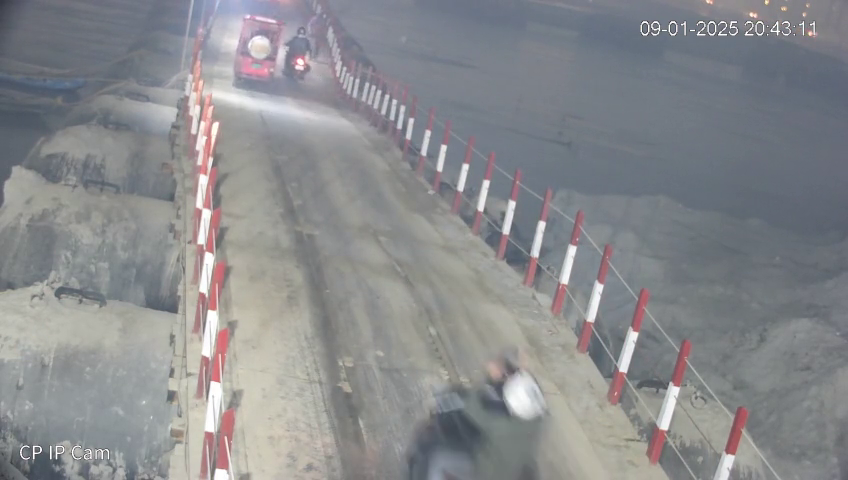
#> input picture frame 206 of media/vehant_hackathon_video_12.mp4, 848 x 480 px, given in place of vehant_hackathon_video_3.avi, which was not available
$ python main.py
#> lines starting #> are read from the running program, lines starting #| are printed output that depends on the picture; pictures that were not available may be replaced by others from this repository, and a replacement may not be noted
import cv2
import numpy as np
from pathlib import Path

def get_centroid(x, y, w, h):
    cx = x + int(w / 2)
    cy = y + int(h / 2)
    return cx, cy

count_line_y = 550  # Adjust based on your camera angle
offset = 6  # Pixel margin for the line
counter = 0

video_path = Path('media/vehant_hackathon_video_3.avi')
cap = cv2.VideoCapture(str(video_path))
algo = cv2.createBackgroundSubtractorMOG2(history=100, varThreshold=40, detectShadows=True)

# 2. Track seen IDs to prevent double counting (Simplified version)
temp_counter_list = []

while True:
    ret, frame = cap.read()
#> frame is the input picture: shape (480, 848, 3); mean B, G, R 141.8, 139.1, 137.8
    if not ret: break

    # Process Mask
    gray = cv2.cvtColor(frame, cv2.COLOR_BGR2GRAY)
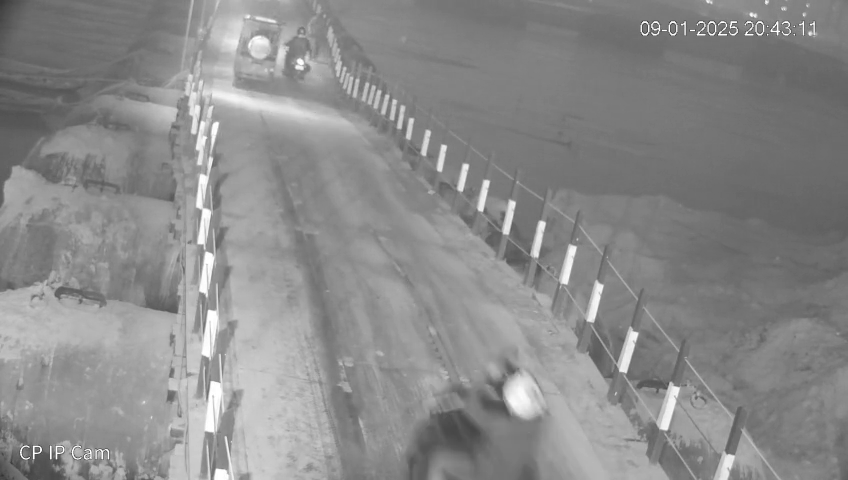
#> gray: shape (480, 848); min 51, max 255, mean 139
    blur = cv2.GaussianBlur(gray, (3,3), 5)
    img_sub = algo.apply(blur)
#> img_sub: shape (480, 848); every value is 127

    # Remove shadows (MOG2 marks shadows as 127 gray)
    _, th = cv2.threshold(img_sub, 254, 255, cv2.THRESH_BINARY)
#> th: shape (480, 848); every value is 0

    dilat = cv2.dilate(th, np.ones((5,5)))
    kernel = cv2.getStructuringElement(cv2.MORPH_ELLIPSE, (5,5))
    dilatada = cv2.morphologyEx(dilat, cv2.MORPH_CLOSE, kernel)

    contours, _ = cv2.findContours(dilatada, cv2.RETR_EXTERNAL, cv2.CHAIN_APPROX_SIMPLE)
#> contours = []

    cv2.line(frame, (25, count_line_y), (1200, count_line_y), (255,127,0), 3)

    for (i, c) in enumerate(contours):
        (x, y, w, h) = cv2.boundingRect(c)

        # Lower these values if cars are far away/small
        if (w >= 50) and (h >= 50):
            centroid = get_centroid(x, y, w, h)
            cv2.rectangle(frame, (x, y), (x + w, y + h), (0, 255, 0), 2)
            cv2.circle(frame, centroid, 4, (0, 0, 255), -1)

            # Wider offset to catch fast moving cars
            if (centroid[1] < (count_line_y + offset)) and (centroid[1] > (count_line_y - offset)):
                counter += 1
                # Change line color briefly when triggered
                cv2.line(frame, (25, count_line_y), (1200, count_line_y), (0,0,255), 5)
                print(f"Detected! Total: {counter}")
#> this loop made 0 passes
#> after the loop, counter = 0

    cv2.imshow("Detection Mask", dilatada) # CRITICAL FOR DEBUGGING
    cv2.imshow("Original Video", frame)

    if cv2.waitKey(1) == 27: break
#> (key Esc is pressed here)


cap.release()
cv2.destroyAllWindows()

$ run again, starting later in the video
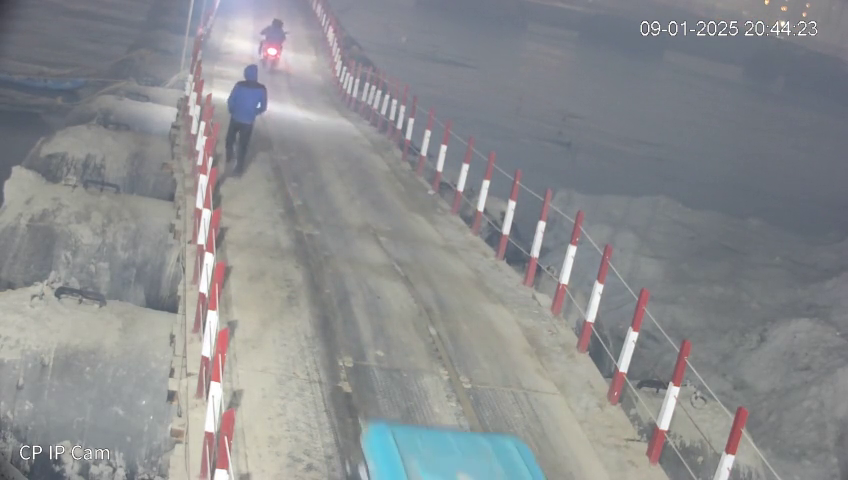
#> input picture frame 928 of media/vehant_hackathon_video_12.mp4, 848 x 480 px, given in place of vehant_hackathon_video_3.avi, which was not available
#> frame is the input picture: shape (480, 848, 3); mean B, G, R 143.4, 141.3, 139.5
#> `gray = cv2.cvtColor(frame, cv2.COLOR_BGR2GRAY)`:
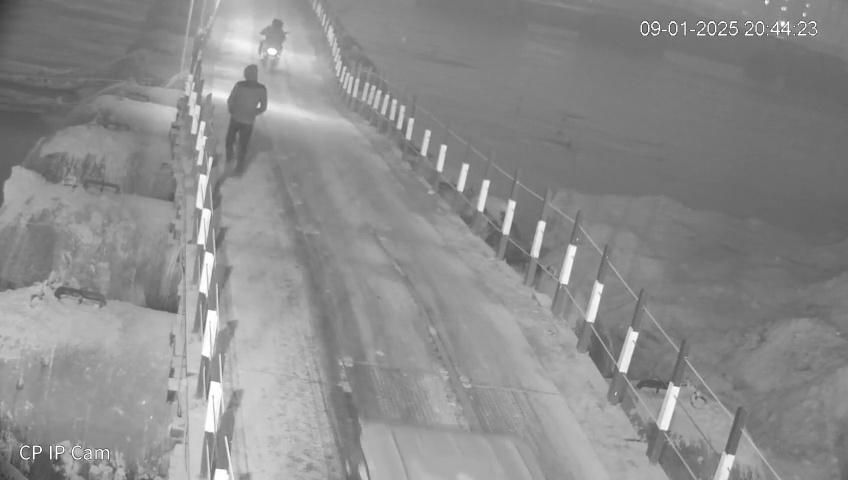
#> gray: shape (480, 848); min 50, max 255, mean 141
#> img_sub: shape (480, 848); every value is 127
#> th: shape (480, 848); every value is 0
#> contours = []
#> after the loop `for (i, c) in enumerate(contours):`: counter = 0

$ run again, starting later in the video
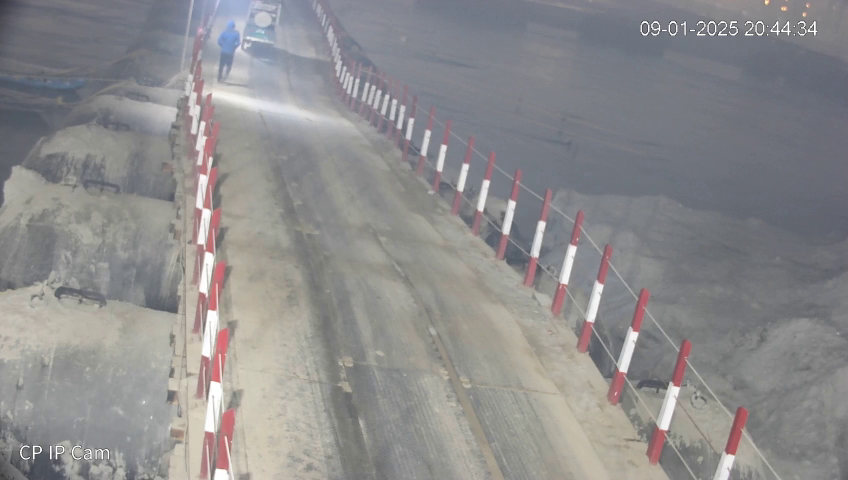
#> input picture frame 1651 of media/vehant_hackathon_video_12.mp4, 848 x 480 px, given in place of vehant_hackathon_video_3.avi, which was not available
#> frame is the input picture: shape (480, 848, 3); mean B, G, R 141.4, 140.6, 141.6
#> `gray = cv2.cvtColor(frame, cv2.COLOR_BGR2GRAY)`:
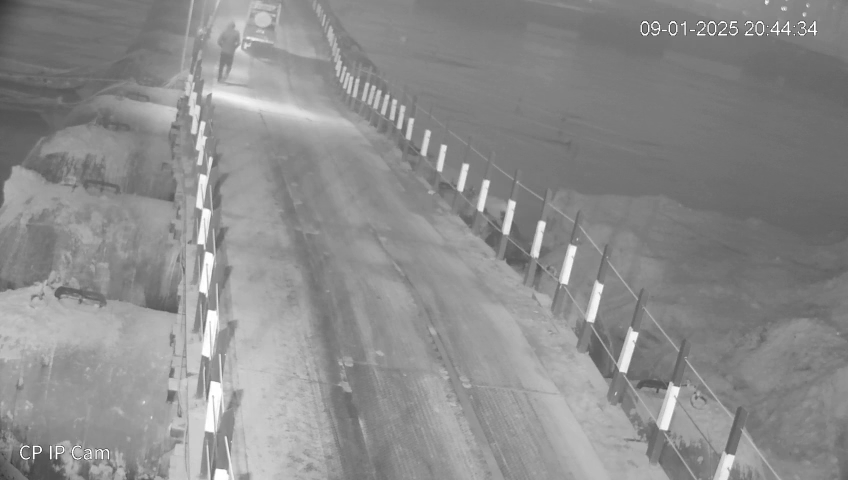
#> gray: shape (480, 848); min 52, max 255, mean 140.9
#> img_sub: shape (480, 848); every value is 127
#> th: shape (480, 848); every value is 0
#> contours = []
#> after the loop `for (i, c) in enumerate(contours):`: counter = 0
